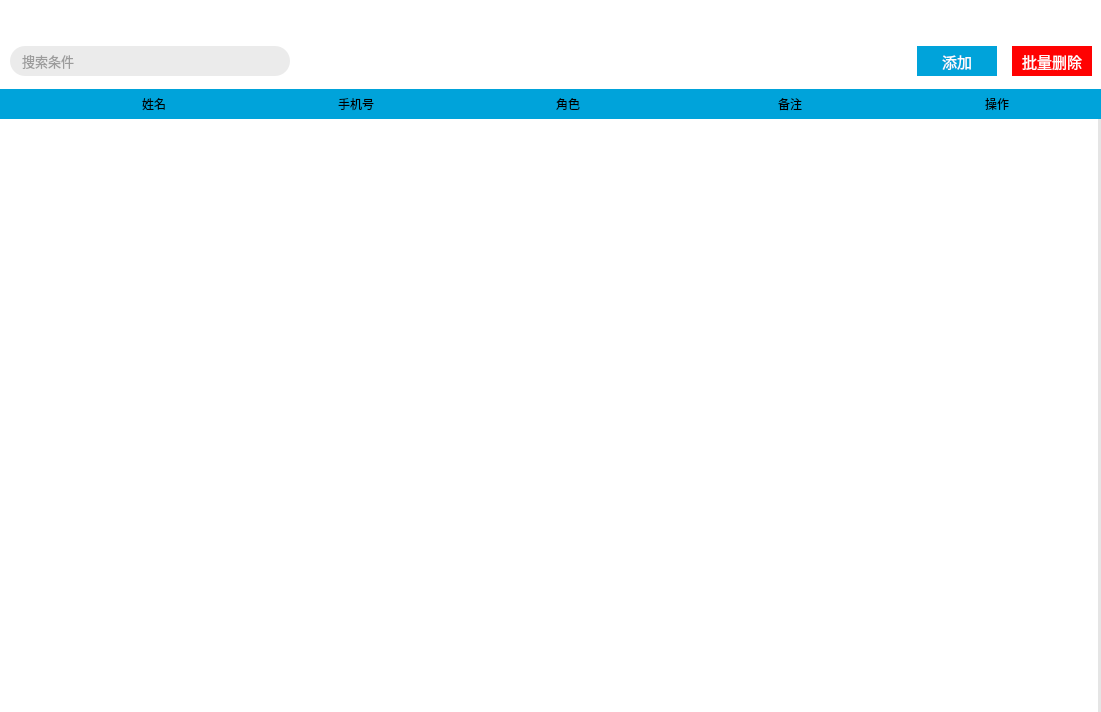
<?xml version="1.0" encoding="UTF-8"?>
<ui version="4.0">
 <class>UiUserMgrForm</class>
 <widget class="QWidget" name="UiUserMgrForm">
  <property name="geometry">
   <rect>
    <x>0</x>
    <y>0</y>
    <width>1101</width>
    <height>712</height>
   </rect>
  </property>
  <property name="windowTitle">
   <string>Form</string>
  </property>
  <property name="styleSheet">
   <string notr="true">.QGroupBox{border:none;background-color:#FFFFFF;}
.QPushButton{font-size:11pt;color:white;}
.QCheckBox{background:transparent;margin-left:5px;}
#lineSearch{background-color:#FFEBEBEB;color:#FF4D4D4D;border-radius: 15px; border: 2px; padding:0 0 0 10;}
#btnUserAdd{background-color: rgb(68,99,190);}
#btnUserDel{background-color: rgb(255,62,62);}
#gbxUserTableHeader{background-color: #FF00A3DA;}
#gbxUserTableHeader QLabel{qproperty-alignment: 'AlignHCenter|AlignVCenter';font-size:9pt;text-align:left}
QListWidget{border:none;background:transparent;}
QListWidget::item{border-bottom:1px solid black;}
QListWidget::item .QLabel{qproperty-alignment: 'AlignHCenter|AlignVCenter';font-size:9pt;text-align:left;}
QListWidget::item .QPushButton{qproperty-alignment: ' AlignHCenter|AlignVCenter'; font-size:9pt;}

QListWidget::item:hover{background-color:#e5f3ff;}
QListWidget::item:pressed{background-color:#cde8ff;color:#FF4D4D4D}

#btnUserAdd{background-color:#FF00A3DA;border:none;}
#btnUserAdd:hover{background-color:#8F00A3DA;}

#btnUserDel{background-color: rgb(255, 2, 2);border:none;}
#btnUserDel:hover{background-color:rgb(255, 111, 92);}

QScrollBar{border:none;background:transparent;}
QScrollBar:vertical{width:3px;background:transparent;margin:0px,0px,0px,0px;padding-top:0px;padding-bottom:0px;}
QScrollBar::handle:vertical{width:3px;background:rgba(0,0,0,10%);border-radius:4px;min-height:60;}
QScrollBar::handle:vertical:hover{width:3px;background:rgba(0,0,0,20%);border-radius:4px;min-height:60;}
QScrollBar::add-line:vertical{height:0px;width:0px;subcontrol-position:bottom;}
QScrollBar::sub-line:vertical{height:0px;width:0px;subcontrol-position:top;}
QScrollBar::add-line:vertical:hover{height:0px;width:0px;subcontrol-position:bottom;}
QScrollBar::sub-line:vertical:hover{height:0px;width:0px;subcontrol-position:top;}
QScrollBar::sub-page:vertical{background: none;}
QScrollBar::add-page:vertical{background: none;}

QCheckBox{background:transparent;}
QCheckBox::indicator { width: 20px;height: 20px;}
QCheckBox::indicator:checked { image: url(./Res/checkbox-checked.png); } 
QCheckBox::indicator:unchecked {image: url(./Res/checkbox-unchecked.png);}

#optEdit{color:#4454a6;}
#optResetPwd{color:#0ab363;}
#optDel{color:#e54356;}

#optEdit{background-color:#FF00A3DA;border:none;}
#optEdit:hover{background-color:#8F00A3DA;}
#optResetPwd{background-color:#05a33a;border:none;}
#optResetPwd:hover{background-color:#24da10;}
#optDel{background-color: rgb(255, 2, 2);border:none;}
#optDel:hover{background-color:rgb(255, 111, 92);}</string>
  </property>
  <layout class="QVBoxLayout" name="verticalLayout">
   <property name="spacing">
    <number>0</number>
   </property>
   <property name="leftMargin">
    <number>0</number>
   </property>
   <property name="topMargin">
    <number>0</number>
   </property>
   <property name="rightMargin">
    <number>0</number>
   </property>
   <property name="bottomMargin">
    <number>0</number>
   </property>
   <item>
    <widget class="QGroupBox" name="groupBox_12">
     <property name="minimumSize">
      <size>
       <width>0</width>
       <height>80</height>
      </size>
     </property>
     <property name="maximumSize">
      <size>
       <width>16777215</width>
       <height>80</height>
      </size>
     </property>
     <property name="title">
      <string/>
     </property>
     <layout class="QHBoxLayout" name="horizontalLayout_15">
      <property name="spacing">
       <number>0</number>
      </property>
      <property name="leftMargin">
       <number>0</number>
      </property>
      <property name="topMargin">
       <number>0</number>
      </property>
      <property name="bottomMargin">
       <number>0</number>
      </property>
      <item>
       <layout class="QGridLayout" name="gridLayout_4">
        <property name="leftMargin">
         <number>10</number>
        </property>
        <property name="rightMargin">
         <number>0</number>
        </property>
        <property name="spacing">
         <number>0</number>
        </property>
        <item row="0" column="0">
         <widget class="QLabel" name="label_4">
          <property name="minimumSize">
           <size>
            <width>0</width>
            <height>40</height>
           </size>
          </property>
          <property name="maximumSize">
           <size>
            <width>16777215</width>
            <height>40</height>
           </size>
          </property>
          <property name="font">
           <font>
            <family>宋体</family>
            <pointsize>14</pointsize>
           </font>
          </property>
          <property name="styleSheet">
           <string notr="true">color:white;</string>
          </property>
          <property name="text">
           <string>用户管理</string>
          </property>
         </widget>
        </item>
        <item row="1" column="2">
         <widget class="QPushButton" name="btnUserAdd">
          <property name="minimumSize">
           <size>
            <width>80</width>
            <height>30</height>
           </size>
          </property>
          <property name="maximumSize">
           <size>
            <width>80</width>
            <height>30</height>
           </size>
          </property>
          <property name="font">
           <font>
            <family>宋体</family>
            <pointsize>11</pointsize>
           </font>
          </property>
          <property name="styleSheet">
           <string notr="true"/>
          </property>
          <property name="text">
           <string>添加</string>
          </property>
         </widget>
        </item>
        <item row="1" column="1">
         <spacer name="horizontalSpacer_2">
          <property name="orientation">
           <enum>Qt::Horizontal</enum>
          </property>
          <property name="sizeHint" stdset="0">
           <size>
            <width>40</width>
            <height>20</height>
           </size>
          </property>
         </spacer>
        </item>
        <item row="1" column="3">
         <widget class="QLabel" name="label_6">
          <property name="minimumSize">
           <size>
            <width>15</width>
            <height>0</height>
           </size>
          </property>
          <property name="maximumSize">
           <size>
            <width>15</width>
            <height>16777215</height>
           </size>
          </property>
          <property name="text">
           <string/>
          </property>
         </widget>
        </item>
        <item row="1" column="4">
         <widget class="QPushButton" name="btnUserDel">
          <property name="minimumSize">
           <size>
            <width>80</width>
            <height>30</height>
           </size>
          </property>
          <property name="maximumSize">
           <size>
            <width>80</width>
            <height>30</height>
           </size>
          </property>
          <property name="font">
           <font>
            <family>宋体</family>
            <pointsize>11</pointsize>
           </font>
          </property>
          <property name="styleSheet">
           <string notr="true"/>
          </property>
          <property name="text">
           <string>批量删除</string>
          </property>
         </widget>
        </item>
        <item row="1" column="0">
         <widget class="QLineEdit" name="lineSearch">
          <property name="minimumSize">
           <size>
            <width>280</width>
            <height>30</height>
           </size>
          </property>
          <property name="maximumSize">
           <size>
            <width>280</width>
            <height>30</height>
           </size>
          </property>
          <property name="font">
           <font>
            <family>Arial</family>
            <pointsize>10</pointsize>
           </font>
          </property>
          <property name="tabletTracking">
           <bool>false</bool>
          </property>
          <property name="styleSheet">
           <string notr="true"/>
          </property>
          <property name="inputMask">
           <string/>
          </property>
          <property name="maxLength">
           <number>32767</number>
          </property>
          <property name="echoMode">
           <enum>QLineEdit::Normal</enum>
          </property>
          <property name="cursorPosition">
           <number>0</number>
          </property>
          <property name="placeholderText">
           <string>搜索条件 </string>
          </property>
          <property name="clearButtonEnabled">
           <bool>false</bool>
          </property>
         </widget>
        </item>
       </layout>
      </item>
     </layout>
    </widget>
   </item>
   <item>
    <widget class="QGroupBox" name="groupBox_11">
     <property name="styleSheet">
      <string notr="true"/>
     </property>
     <property name="title">
      <string/>
     </property>
     <layout class="QHBoxLayout" name="horizontalLayout_9">
      <property name="spacing">
       <number>0</number>
      </property>
      <property name="leftMargin">
       <number>0</number>
      </property>
      <property name="topMargin">
       <number>9</number>
      </property>
      <property name="rightMargin">
       <number>0</number>
      </property>
      <property name="bottomMargin">
       <number>0</number>
      </property>
      <item>
       <widget class="QGroupBox" name="gbxContent">
        <property name="styleSheet">
         <string notr="true"/>
        </property>
        <property name="title">
         <string/>
        </property>
        <layout class="QHBoxLayout" name="horizontalLayout_19">
         <property name="spacing">
          <number>0</number>
         </property>
         <property name="leftMargin">
          <number>0</number>
         </property>
         <property name="topMargin">
          <number>0</number>
         </property>
         <property name="rightMargin">
          <number>0</number>
         </property>
         <property name="bottomMargin">
          <number>0</number>
         </property>
         <item>
          <layout class="QVBoxLayout" name="verticalLayout_7">
           <property name="spacing">
            <number>0</number>
           </property>
           <item>
            <widget class="QGroupBox" name="gbxUserTableHeader">
             <property name="minimumSize">
              <size>
               <width>0</width>
               <height>30</height>
              </size>
             </property>
             <property name="maximumSize">
              <size>
               <width>16777215</width>
               <height>30</height>
              </size>
             </property>
             <property name="styleSheet">
              <string notr="true"/>
             </property>
             <property name="title">
              <string/>
             </property>
             <layout class="QHBoxLayout" name="horizontalLayout">
              <property name="spacing">
               <number>0</number>
              </property>
              <property name="leftMargin">
               <number>0</number>
              </property>
              <property name="topMargin">
               <number>0</number>
              </property>
              <property name="rightMargin">
               <number>5</number>
              </property>
              <property name="bottomMargin">
               <number>0</number>
              </property>
              <item>
               <widget class="QCheckBox" name="chkAll">
                <property name="minimumSize">
                 <size>
                  <width>40</width>
                  <height>20</height>
                 </size>
                </property>
                <property name="maximumSize">
                 <size>
                  <width>40</width>
                  <height>20</height>
                 </size>
                </property>
                <property name="sizeIncrement">
                 <size>
                  <width>0</width>
                  <height>0</height>
                 </size>
                </property>
                <property name="baseSize">
                 <size>
                  <width>40</width>
                  <height>20</height>
                 </size>
                </property>
                <property name="layoutDirection">
                 <enum>Qt::LeftToRight</enum>
                </property>
                <property name="styleSheet">
                 <string notr="true"/>
                </property>
                <property name="text">
                 <string/>
                </property>
               </widget>
              </item>
              <item>
               <widget class="QLabel" name="label_5">
                <property name="minimumSize">
                 <size>
                  <width>180</width>
                  <height>0</height>
                 </size>
                </property>
                <property name="maximumSize">
                 <size>
                  <width>180</width>
                  <height>16777215</height>
                 </size>
                </property>
                <property name="styleSheet">
                 <string notr="true"/>
                </property>
                <property name="text">
                 <string>姓名</string>
                </property>
                <property name="alignment">
                 <set>Qt::AlignCenter</set>
                </property>
               </widget>
              </item>
              <item>
               <widget class="QLabel" name="label_9">
                <property name="minimumSize">
                 <size>
                  <width>200</width>
                  <height>0</height>
                 </size>
                </property>
                <property name="maximumSize">
                 <size>
                  <width>200</width>
                  <height>16777215</height>
                 </size>
                </property>
                <property name="styleSheet">
                 <string notr="true"/>
                </property>
                <property name="text">
                 <string>手机号</string>
                </property>
                <property name="alignment">
                 <set>Qt::AlignCenter</set>
                </property>
               </widget>
              </item>
              <item>
               <widget class="QLabel" name="label_12">
                <property name="minimumSize">
                 <size>
                  <width>200</width>
                  <height>0</height>
                 </size>
                </property>
                <property name="maximumSize">
                 <size>
                  <width>200</width>
                  <height>16777215</height>
                 </size>
                </property>
                <property name="styleSheet">
                 <string notr="true"/>
                </property>
                <property name="text">
                 <string>角色</string>
                </property>
                <property name="alignment">
                 <set>Qt::AlignCenter</set>
                </property>
               </widget>
              </item>
              <item>
               <widget class="QLabel" name="label_13">
                <property name="minimumSize">
                 <size>
                  <width>220</width>
                  <height>0</height>
                 </size>
                </property>
                <property name="maximumSize">
                 <size>
                  <width>220</width>
                  <height>16777215</height>
                 </size>
                </property>
                <property name="styleSheet">
                 <string notr="true"/>
                </property>
                <property name="text">
                 <string>备注</string>
                </property>
                <property name="alignment">
                 <set>Qt::AlignCenter</set>
                </property>
               </widget>
              </item>
              <item>
               <widget class="QLabel" name="lblOpt">
                <property name="minimumSize">
                 <size>
                  <width>170</width>
                  <height>0</height>
                 </size>
                </property>
                <property name="maximumSize">
                 <size>
                  <width>170</width>
                  <height>16777215</height>
                 </size>
                </property>
                <property name="sizeIncrement">
                 <size>
                  <width>0</width>
                  <height>0</height>
                 </size>
                </property>
                <property name="text">
                 <string>操作</string>
                </property>
                <property name="alignment">
                 <set>Qt::AlignCenter</set>
                </property>
               </widget>
              </item>
             </layout>
            </widget>
           </item>
           <item>
            <widget class="QListWidget" name="listWidgetUser">
             <property name="focusPolicy">
              <enum>Qt::StrongFocus</enum>
             </property>
             <property name="styleSheet">
              <string notr="true"/>
             </property>
             <property name="verticalScrollBarPolicy">
              <enum>Qt::ScrollBarAlwaysOn</enum>
             </property>
             <property name="editTriggers">
              <set>QAbstractItemView::NoEditTriggers</set>
             </property>
             <property name="selectionMode">
              <enum>QAbstractItemView::NoSelection</enum>
             </property>
             <property name="selectionBehavior">
              <enum>QAbstractItemView::SelectRows</enum>
             </property>
            </widget>
           </item>
          </layout>
         </item>
        </layout>
       </widget>
      </item>
     </layout>
    </widget>
   </item>
  </layout>
 </widget>
 <resources/>
 <connections/>
</ui>
